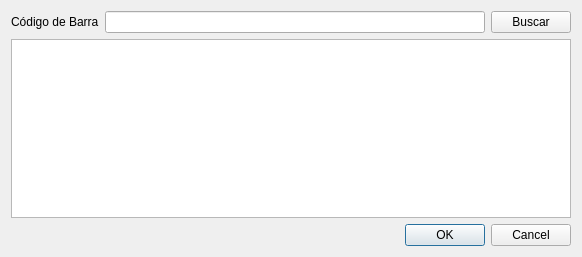
<?xml version="1.0" encoding="UTF-8"?>
<ui version="4.0">
 <class>vtnBajaProducto</class>
 <widget class="QWidget" name="vtnBajaProducto">
  <property name="geometry">
   <rect>
    <x>0</x>
    <y>0</y>
    <width>582</width>
    <height>257</height>
   </rect>
  </property>
  <property name="windowTitle">
   <string>Baja Producto</string>
  </property>
  <layout class="QVBoxLayout" name="verticalLayout">
   <item>
    <layout class="QGridLayout" name="gridLayout">
     <item row="0" column="1">
      <widget class="QLineEdit" name="lineCodBarra">
       <property name="statusTip">
        <string>Ingrese código de barra del Producto (exactamente 9 números)</string>
       </property>
       <property name="accessibleDescription">
        <string>codigo</string>
       </property>
      </widget>
     </item>
     <item row="0" column="2">
      <widget class="QPushButton" name="btnBuscar">
       <property name="text">
        <string>Buscar</string>
       </property>
      </widget>
     </item>
     <item row="0" column="0">
      <widget class="QLabel" name="label">
       <property name="text">
        <string>Código de Barra</string>
       </property>
      </widget>
     </item>
     <item row="2" column="1" colspan="2">
      <widget class="QDialogButtonBox" name="buttonBox">
       <property name="standardButtons">
        <set>QDialogButtonBox::Cancel|QDialogButtonBox::Ok</set>
       </property>
      </widget>
     </item>
     <item row="1" column="0" colspan="3">
      <widget class="QTableWidget" name="tablaProducto">
       <property name="editTriggers">
        <set>QAbstractItemView::NoEditTriggers</set>
       </property>
       <attribute name="horizontalHeaderDefaultSectionSize">
        <number>160</number>
       </attribute>
       <attribute name="horizontalHeaderStretchLastSection">
        <bool>true</bool>
       </attribute>
      </widget>
     </item>
    </layout>
   </item>
  </layout>
 </widget>
 <tabstops>
  <tabstop>lineCodBarra</tabstop>
  <tabstop>btnBuscar</tabstop>
  <tabstop>tablaProducto</tabstop>
  <tabstop>buttonBox</tabstop>
 </tabstops>
 <resources/>
 <connections/>
</ui>
